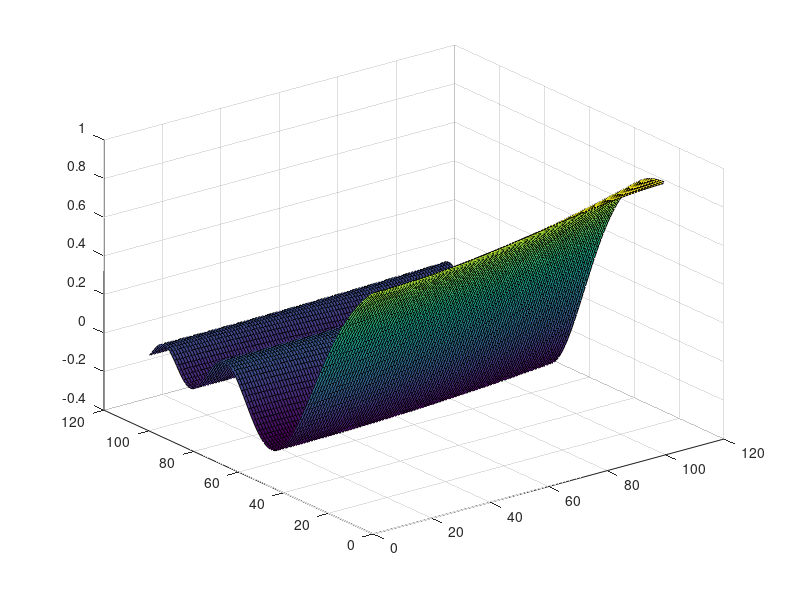

This figure's MATLAB source:
xInt = 0:0.01:1;
yInt = 1:0.01:2; 
[X, Y] = meshgrid(xInt, yInt);

f = @(x, y) sin(x.^2 - y.^4) ./ (x.^2 - y.^4);
Z = f(X, Y);

nans = isnan(Z);
X(nans) = 1;
overfls = find(Z > 1e10);
X(overfls) = 1;

%[m, n] = size(X);
%for i = 1:m 
%   for j = 1:n
%    
%       if Z(i, j) > 1e10
%          
%           X(i, j) = 1;
%           
%       end
%       
%   end
%    
%end

Z2 = f(X, Y);
surf(Z2);



